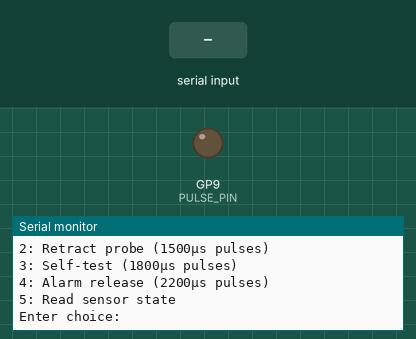
Bench run of a sketch on a simulated Raspberry Pi Pico. On the bench: output pins drawn as LEDs (lit = HIGH), the last lines printed to the serial monitor. The test bench sets the inputs (shaded band).

Above: at 1.2 s.
1.3 s: "1" received over Serial
At 1.37 s:
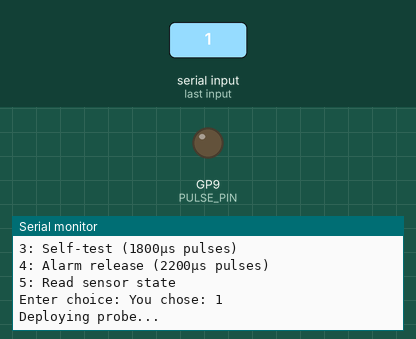
2.8 s: "2" received over Serial
At 2.87 s:
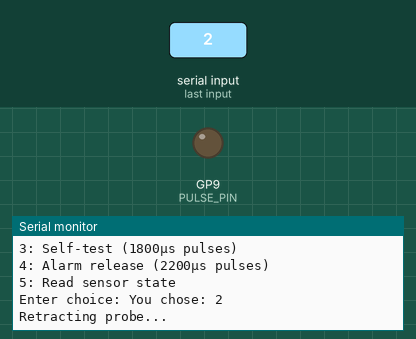
4.3 s: "3" received over Serial
At 4.37 s:
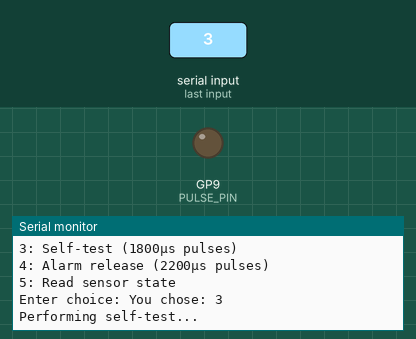

Measured:
- after the input at 1.3 s, the serial monitor: prints a new line at once (image 1)
- after the input at 2.8 s, the serial monitor: prints a new line at once (image 2)
- after the input at 4.3 s, the serial monitor: prints a new line at once (image 3)

The sketch:

RP2040_PicoW_BLTouch.ino
```cpp
#include "hardware/gpio.h"
#include "hardware/timer.h"

#include "hardware/gpio.h"

const uint PULSE_PIN = 9;  // Pin to output the pulse
const uint BLTOUCH_SENSOR_PIN = 6;  // Pin to read BLTouch sensor state

// Function to generate a pulse of specified width in microseconds
void generate_pulse(uint32_t pulse_width_us) {
    gpio_put(PULSE_PIN, 1);  // Set pin high
    busy_wait_us(pulse_width_us);  // Wait for specified microseconds
    gpio_put(PULSE_PIN, 0);  // Set pin low
}

void bltouch_deploy() {
    for (int x = 0; x < 4; x++) {
        generate_pulse(640);  // Generate the 640μs pulse
        sleep_ms(20);  // Wait for 20ms (50Hz refresh rate)
    }
}

void bltouch_retract() {
    for (int x = 0; x < 4; x++) {
        generate_pulse(1500);  // Generate the 1500μs pulse
        sleep_ms(20);  // Wait for 20ms (50Hz refresh rate)
    }
}

void bltouch_self_test() {
    for (int x = 0; x < 4; x++) {
        generate_pulse(1800);  // Generate the 1800μs pulse
        sleep_ms(20);  // Wait for 20ms (50Hz refresh rate)
    }
}

void bltouch_alarm_release() {
    for (int x = 0; x < 4; x++) {
        generate_pulse(2200);  // Generate the 2200μs pulse
        sleep_ms(20);  // Wait for 20ms (50Hz refresh rate)
    }
}

bool is_bltouch_triggered() {
    return gpio_get(BLTOUCH_SENSOR_PIN);  // BLTouch triggers when pin goes HIGH
}

void print_menu() {
    Serial.println("\nBLTouch Control Menu:");
    Serial.println("1: Deploy probe (640μs pulses)");
    Serial.println("2: Retract probe (1500μs pulses)");
    Serial.println("3: Self-test (1800μs pulses)");
    Serial.println("4: Alarm release (2200μs pulses)");
    Serial.println("5: Read sensor state");
    Serial.print("Enter choice: ");
}

void setup() {
    Serial.begin(115200);

    // Initialize GPIO
    gpio_init(PULSE_PIN);
    gpio_set_dir(PULSE_PIN, GPIO_OUT);

    gpio_init(BLTOUCH_SENSOR_PIN);
    gpio_set_dir(BLTOUCH_SENSOR_PIN, GPIO_IN);
    gpio_pull_up(BLTOUCH_SENSOR_PIN);

    Serial.println("BLTouch Control System Initialized");
    print_menu();
}

void loop() {
    if (Serial.available() > 0) {
        char choice = Serial.read();

        // Consume any additional characters (like newline)
        while (Serial.available()) Serial.read();

        Serial.print("You chose: ");
        Serial.println(choice);

        switch(choice) {
            case '1':
                Serial.println("Deploying probe...");
                bltouch_deploy();
                break;
            case '2':
                Serial.println("Retracting probe...");
                bltouch_retract();
                break;
            case '3':
                Serial.println("Performing self-test...");
                bltouch_self_test();
                break;
            case '4':
                Serial.println("Releasing alarm...");
                bltouch_alarm_release();
                break;
            case '5':
                Serial.print("Sensor state: ");
                Serial.println(is_bltouch_triggered() ? "Triggered" : "Not triggered");
                break;
            default:
                Serial.println("Invalid choice. Please try again.");
        }

        print_menu();
    }
}
```
